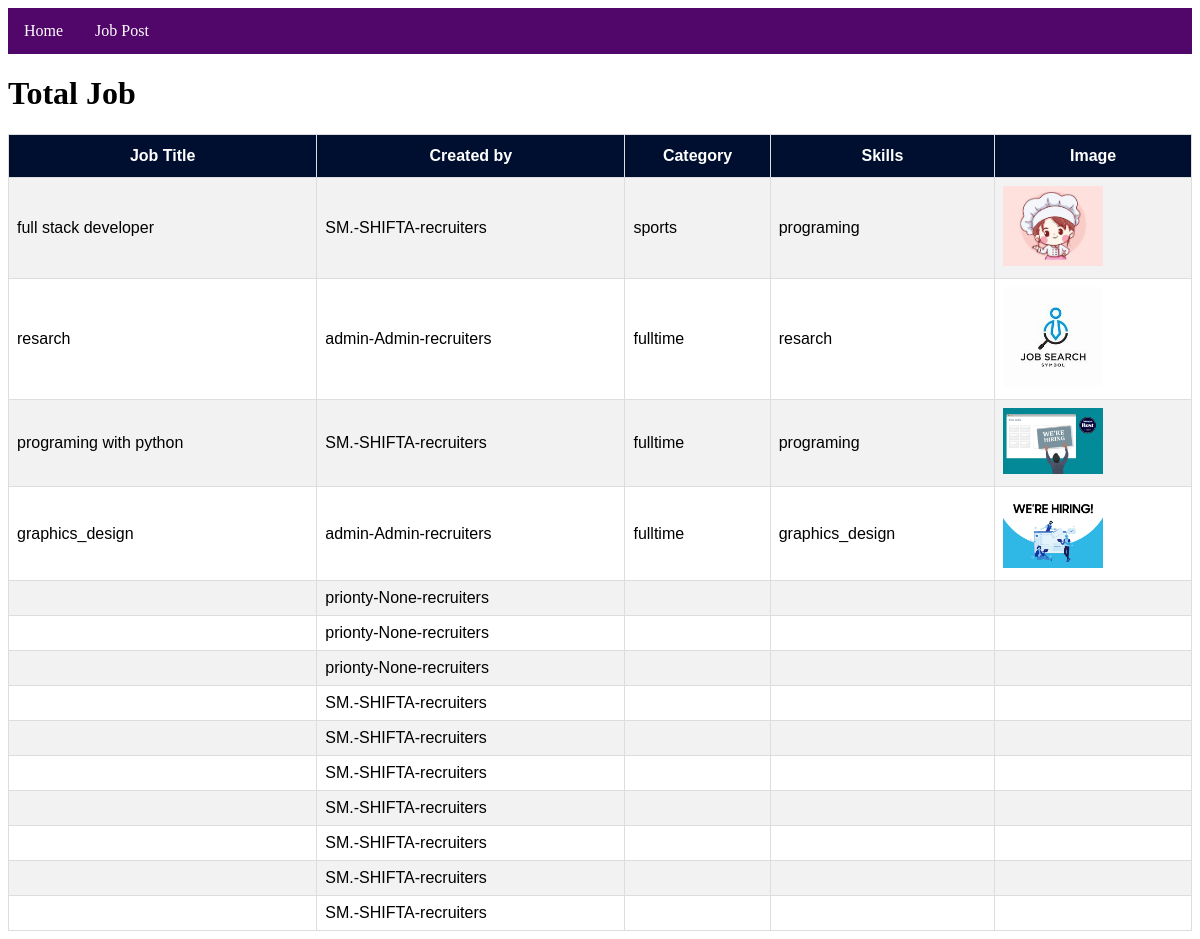
Before: /totalTable/ with the older database file.
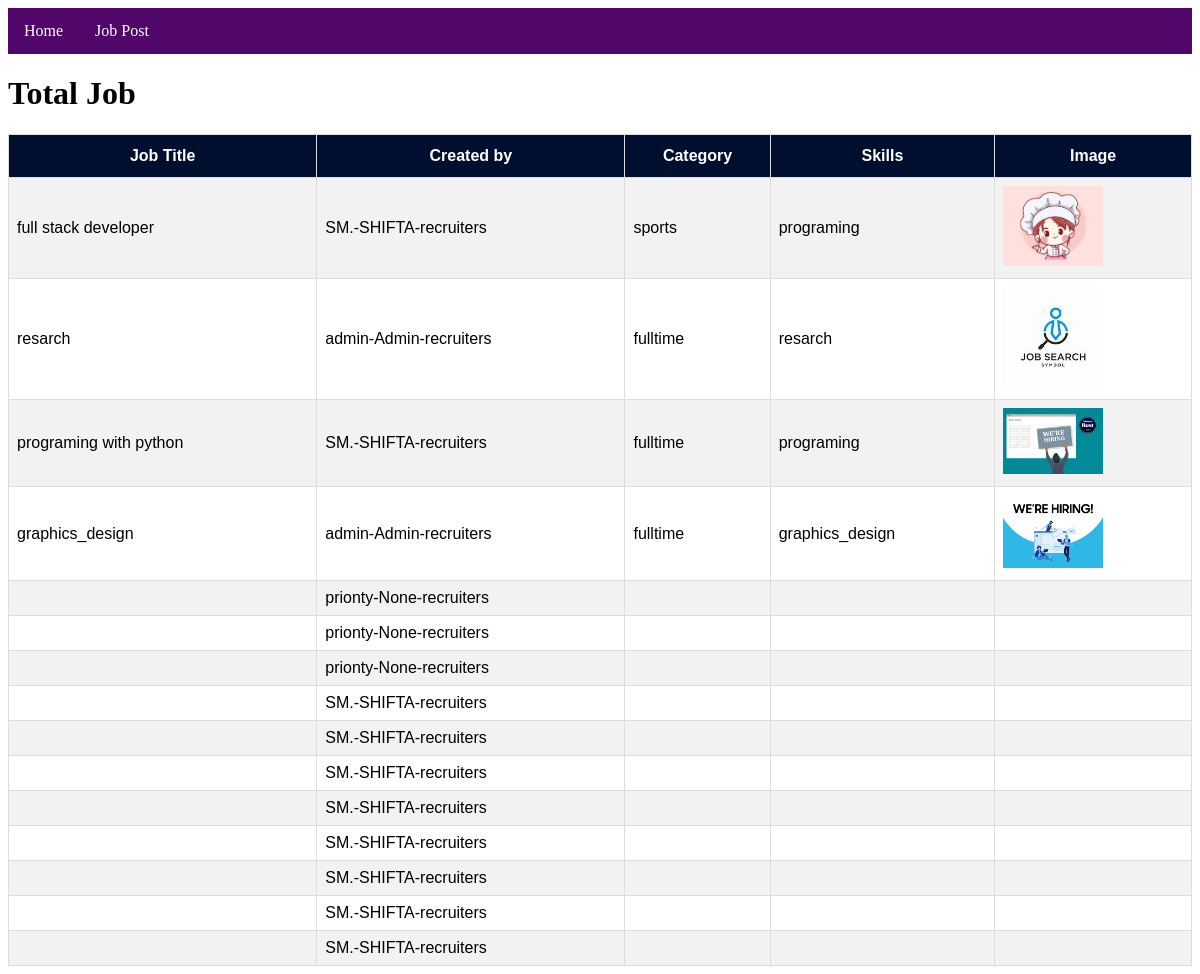
After: the same page with the newer database file.
### myapp/models.py (models this page shows, shortened)
class AllPost(models.Model):
    user = models.ForeignKey(Custom_user, on_delete=models.CASCADE,null=True)
    job=models.ForeignKey(JobModel,on_delete=models.CASCADE,null=True)

class JobModel(models.Model):
    JOB_TYPE_CHOICES = [
        ('fulltime', 'Full-time'),
        ('parttime', 'Part-time'),
    ]
    skills=[
        ('programing', 'Programing'),
        ('graphics_design', 'Graphics Design'),
        ('resarch', 'Resarch'),
    ]
    user = models.ForeignKey(Custom_user, on_delete=models.CASCADE)
    job_title = models.CharField(max_length=255, null=True)
    Number_of_opening = models.PositiveIntegerField(null=True)
    Category = models.CharField(choices=JOB_TYPE_CHOICES,max_length=255, null=True)
    Job_Description = models.TextField(max_length=255, null=True)
    Skills = models.CharField(choices=skills,max_length=255, null=True)
    company_logo=models.ImageField(upload_to='Media/Blog_Pic',null=True)

class Custom_user(AbstractUser):
    USER=[
        ('recruiters','Recruiters'),
        ('jobseeker','Jobseeker')
    ]
    user_type=models.CharField(choices=USER,max_length=100,null=True)
    Display_name=models.CharField(max_length=100,null=True)
    def  __str__(self):
        return f"{self.username}-{self.Display_name}-{self.user_type}"

### myproject/views.py (the view)
# urls.py: path('totalTable/', totalTable, name='totalTable'),
def totalTable(req):
    data=AllPost.objects.all()
    context = {
        'data': data
    }
    return render(req,'totalTable.html',context)

### template/totalTable.html (shortened to what this page needs)
{% extends 'base.html' %}
{% block body %}
<!DOCTYPE html>
<html>
<head>
</head>
<body>
<h1>Total Job</h1>
<table id="customers">
  <tr>
    <th>Job Title</th>
    <th>Created by</th>
    <th>Category</th>
    <th>Skills</th>
    <th>Image</th>
  </tr>
  {% for i in data %}
  <tr >
    <td>{{i.job.job_title}}</td>
    <td>{{i.user}}</td>
    <td>{{i.job.Category}}</td>
    <td>{{i.job.Skills}}</td>
    <td>
        <img width="100px" src="/{{i.job.company_logo}}" alt="">
    </td>
  </tr>
  {% endfor %}
</table>
</body>
</html>
{% endblock body %}

### template/base.html (shortened to what this page needs)
<!DOCTYPE html>
<html>
<head>
</head>
<body>
<ul>
    <li><a class="active" href="{% url 'home' %}">Home</a></li>
    <li><a class="active" href="{% url 'jobfeed' %}">Job Post</a></li>
</ul>
{% block body %}
{% endblock body %}
</body>
</html>

### template/base.html (style rules this page uses)
body { background-color:white; }
ul { list-style-type: none; margin: 0; padding: 0; overflow: hidden; background-color: #51066a; }
li { float: left; }
li a, .dropbtn { display: inline-block; color: white; text-align: center; padding: 14px 16px; text-decoration: none; }

### template/totalTable.html (style rules this page uses)
#customers { font-family: Arial, Helvetica, sans-serif; border-collapse: collapse; width: 100%; }
#customers td, #customers th { border: 1px solid #ddd; padding: 8px; }
#customers tr:nth-child(even) { background-color: #f2f2f2; }
#customers th { padding-top: 12px; padding-bottom: 12px; text-align: center; background-color: #000f30; color: white; }

Changed rows visible on the page:
added AllPost: user "SM.-SHIFTA-recruiters"
